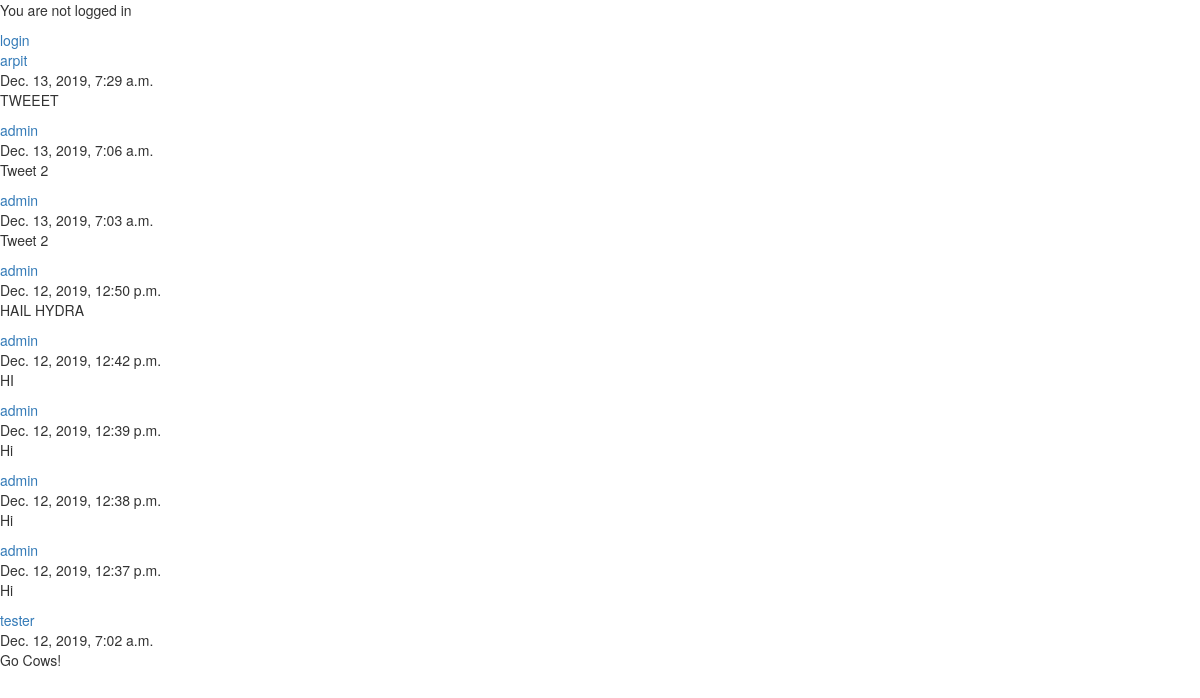
The app's page /twitter/tweet/ with its own data.
### twitter/models.py (models this page shows, shortened)
class Tweet(models.Model):
    created_at = models.DateTimeField(auto_now_add=True)
    text = models.TextField()
    author = models.ForeignKey(User, on_delete=models.CASCADE)

### twitter/views.py (the view)
# urls.py: path('tweet/', views.tweet_list, name='tweet_list'),
def tweet_list(request):
    tweets = Tweet.objects.filter(created_at__lte=timezone.now()).order_by('-created_at')
    return render(request, 'tweet_list.html', {'tweets': tweets})

### twitter/templates/tweet_list.html
{% extends 'base.html' %}
{% block content %}
    {% if user.is_authenticated %}
        Hi {{ user.username }}!
        <a href="{% url 'user_profile' user.id%}" class="top-menu">Hi {{ user.username }}!</a>
        <a href="{% url 'tweet_new' %}" class="top-menu"><span class="glyphicon glyphicon-plus"></span></a>
        <p><a href="{% url 'logout' %}">logout</a></p>
    {% else %}
        <p>You are not logged in</p>
        <a href="{% url 'login' %}">login</a>
    {% endif %}
    {% for tweet in tweets %}
        <div class="tweet">
        <div>
            <a href="{% url 'user_profile' tweet.author.id%}" class="top-menu">{{ tweet.author }}</a>
        </div>
            <div class="date">
                {{ tweet.created_at }}
            </div>
            <p>{{ tweet.text|linebreaksbr }}</p>
        </div>
    {% endfor %}
{% endblock %}

### records on screen
Tweet: author "arpit", created_at "Dec. 13, 2019, 7:29 a.m.", text "TWEEET"
Tweet: author "admin", created_at "Dec. 13, 2019, 7:06 a.m.", text "Tweet 2"
Tweet: author "admin", created_at "Dec. 13, 2019, 7:03 a.m.", text "Tweet 2"
Tweet: author "admin", created_at "Dec. 12, 2019, 12:50 p.m.", text "HAIL HYDRA"
Tweet: author "admin", created_at "Dec. 12, 2019, 12:42 p.m.", text "HI"
Tweet: author "admin", created_at "Dec. 12, 2019, 12:39 p.m.", text "Hi"
Tweet: author "admin", created_at "Dec. 12, 2019, 12:38 p.m.", text "Hi"
Tweet: author "admin", created_at "Dec. 12, 2019, 12:37 p.m.", text "Hi"
Tweet: author "tester", created_at "Dec. 12, 2019, 7:02 a.m.", text "Go Cows!"
